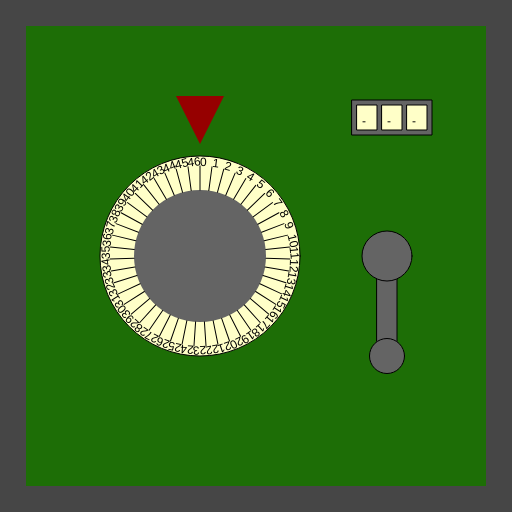
Frame 1 (no input)
Frame 60 (no input): identical to frame 1, image omitted
Frame 120 (the mouse pressed at the canvas centre since frame 60): identical to frame 1, image omitted

The p5.js sketch that drew this single still picture (run headless with seeded random() and noise() and a simulated clock; from frame 60 on, the mouse is pressed at the canvas centre):

// p5.js sketch
// ── sketch.js
/*

Officer: 9645752
CaseNum: 303-1-39379440-9645752

Case 303 - The Case of the Crooked Attorney
Stage 2 - Torvalds' House

This safe is in Torvalds’ home study. Be careful. If you get caught, I don’t know you !

Crack this safe by doing the following:

	Whilst the mouse is moving:
	- Decrement ClassifiedStoreKeyA by 3

	When the mouse button is pressed:
	- Increment ClassifiedStoreKeyB by 3

	When any key is pressed:
	- Make ClassifiedStoreKeyC equal to the string "UEU"

	When any key is released:
	- Make ClassifiedStoreKeyC equal to the string "CSQ"



This time you'll need to create the relevant event handlers yourself.

There are many possible ways of investigating this case, but you
should use ONLY the following commands:

	- The assignment operator aka. the equals sign !
	- Incrementing +=
	- Decrementing -=

*/

//declare the variables

var ClassifiedStoreKeyA;
var ClassifiedStoreKeyB;
var ClassifiedStoreKeyC;


function preload()
{
	//IMAGES WILL BE LOADED HERE

}

function setup()
{
	createCanvas(512,512);

	//initialise the variables
	ClassifiedStoreKeyA = 0;
	ClassifiedStoreKeyB = 0;
	ClassifiedStoreKeyC = "";

}

///////////////////EVENT HANDLERS///////////////////

//Create event handlers here to open the safe ...


///////////////DO NOT CHANGE CODE BELOW THIS POINT///////////////////

function draw()
{

	//Draw the safe door
	background(70);
	noStroke();
	fill(29,110,6);
	rect(26,26,width-52,width-52);

	//Draw the combination dial
	push();
	translate(200,height/2);
	drawDial(200, ClassifiedStoreKeyA, 47);
	pop();

	//Draw the lever
	push();
	translate(width - 125,256);
	drawLever(ClassifiedStoreKeyB);
	pop();

	//Draw the spinner
	push();
	translate(width - 120,100);
	drawSpinner(3, ClassifiedStoreKeyC);
	pop();

}

function drawDial(diameter,num,maxNum)
{
	//the combination lock

	var r = diameter * 0.5;
	var p = r * 0.6;

	stroke(0);
	fill(255,255,200);
	ellipse(0,0,diameter,diameter);
	fill(100);
	noStroke();
	ellipse(0,0,diameter*0.66,diameter*0.66);
	fill(150,0,0);
	triangle(
		-p * 0.4,-r-p,
		p * 0.4,-r-p,
		0,-r-p/5
	);

	noStroke();

	push();
	var inc = 360/maxNum;

	rotate(radians(-num * inc));
	for(var i = 0; i < maxNum; i++)
	{
		push();
		rotate(radians(i * inc));
		stroke(0);
		line(0,-r*0.66,0,-(r-10));
		noStroke();
		fill(0);
		text(i,0,-(r-10));
		pop();
	}

	pop();
}

function drawLever(rot)
{
	push();
	rotate(radians(-rot))
	stroke(0);
	fill(100);
	rect(-10,0,20,100);
	ellipse(0,0,50,50);
	ellipse(0,100,35,35);
	pop();
}

function drawSpinner(numSpinners, val)
{
	var sw = 20;
	var ow = (sw + 5) * numSpinners + 5;
	stroke(0);
	fill(100);
	rect(-ow/2,0,ow,35);
	if(typeof(val) == "number")
	{
		val = floor(val).toString(); //convert to string
	}


	for(var d = numSpinners - val.length; d > 0; d--)
	{
		val = "-" + val;
	}

	for(var i = 0; i < numSpinners; i++)
	{
		stroke(0);
		fill(255,255,200);
		rect(-ow/2 + i * (sw + 5) + 5,5,20,25);
		fill(0);
		noStroke();
		text(val[i],-ow/2 + sw/2 + i * (sw +5),25);
	}

}
